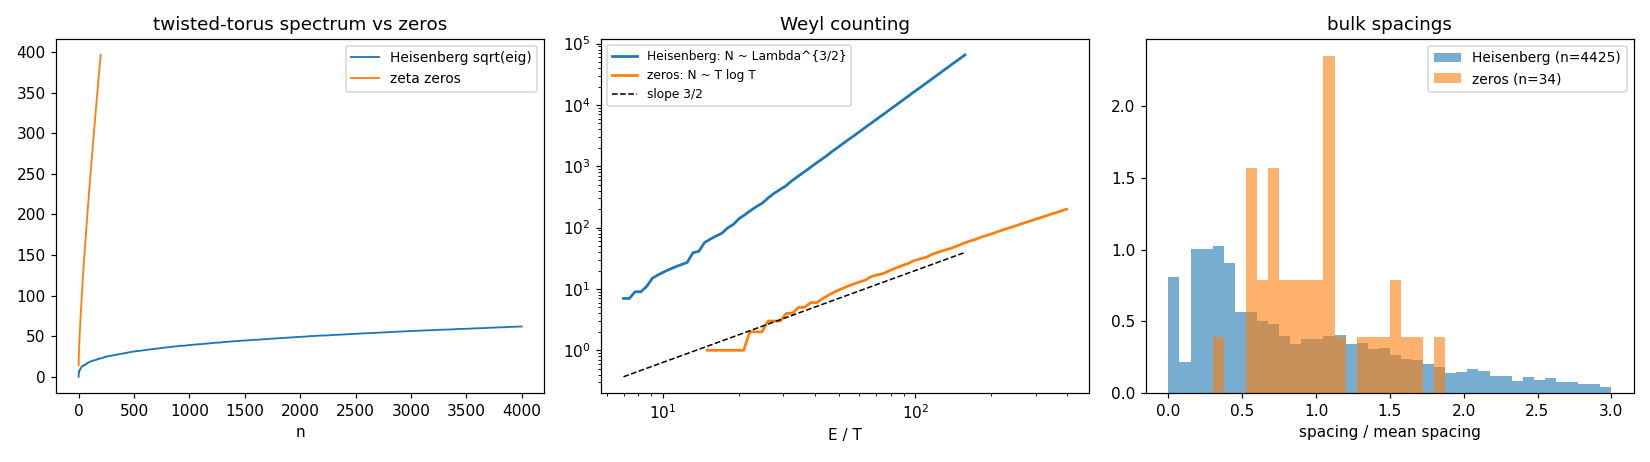

The script that saved this image:
#!/usr/bin/env python3
"""
Node 12d -- Heisenberg nilmanifold (twisted torus) Laplacian probe.

M = Gamma \\ H_3, standard left-invariant metric. EXACT spectrum from
representation theory (Schrodinger reps pi_h, h in Z\\{0}, mult |h|):
  torus part : 4 pi^2 (m^2+n^2),            (m,n) in Z^2
  non-abelian: (2 pi h)^2 + 2 pi |h| (2k+1), h != 0, k >= 0, mult |h|
(the oscillator term is the harmonic oscillator -d^2/dt^2 + (2pi h)^2 t^2;
the (2pi h)^2 is the central direction).

Compare sqrt-spectrum vs zeta zeros: sequences, Weyl counting, and
nearest-neighbour spacings of distinct eigenvalues in a bulk window
(heuristic unfolding by local mean spacing).

Expectation: negative. Counting is Weyl d=3 (Lambda^{3/2}); spacing is
rigid/oscillator-like, not GUE. The point of the probe: even genuine
theta-function / Weil-representation arithmetic content in a geometric
Laplacian does not produce zero statistics. Arithmetic flavor != zero
spectrum.
"""

import numpy as np, json, time
import mpmath as mp

t0 = time.time()
LMAX = (2*np.pi*25)**2          # eigenvalue ceiling
eigs = []

# torus part: 4 pi^2 (m^2+n^2) <= LMAX
R = int(np.sqrt(LMAX/(4*np.pi**2))) + 1
for m in range(-R, R+1):
    for n in range(-R, R+1):
        v = 4*np.pi**2*(m*m+n*n)
        if v <= LMAX: eigs.append(v)

# non-abelian part
hmax = int(np.sqrt(LMAX)/(2*np.pi))
for h in range(1, hmax+1):
    base = (2*np.pi*h)**2
    if base > LMAX: break
    kmax = int((LMAX - base)/(4*np.pi*h) - 0.5) + 1
    ks = np.arange(0, max(kmax, 0))
    vs = base + 2*np.pi*h*(2*ks+1)
    vs = vs[vs <= LMAX]
    for _ in (1, -1):                       # h and -h, mult |h| each
        eigs.extend(np.repeat(vs, h).tolist())

eigs = np.sort(np.array(eigs))
sq = np.sqrt(eigs)
print(f"eigenvalues (with mult): {len(sq)}, max sqrt = {sq[-1]:.1f}")

# distinct eigenvalues for spacing analysis
uniq = np.unique(np.round(sq, 9))
print(f"distinct: {len(uniq)}")

# zeta zeros
mp.dps = 25
NZ = 200
print(f"computing {NZ} zeros ...", flush=True)
gammas = np.array([float(mp.im(mp.zetazero(j))) for j in range(1, NZ+1)])
print(f"  gamma_200 = {gammas[-1]:.1f} ({time.time()-t0:.0f}s)")

# --- panels
import matplotlib
matplotlib.use("Agg")
import matplotlib.pyplot as plt
fig, axx = plt.subplots(1, 3, figsize=(15, 4.2))

n = min(4000, len(sq))
axx[0].plot(np.arange(n), sq[:n], lw=1.2, label="Heisenberg sqrt(eig)")
axx[0].plot(np.arange(NZ), gammas, lw=1.2, label="zeta zeros")
axx[0].set_xlabel("n"); axx[0].set_title("twisted-torus spectrum vs zeros")
axx[0].legend(fontsize=9)

E = np.logspace(np.log10(7), np.log10(sq[-1]), 60)
axx[1].loglog(E, [np.sum(sq <= e) for e in E], lw=1.8,
              label="Heisenberg: N ~ Lambda^{3/2}")
Tg = np.logspace(np.log10(15), np.log10(gammas[-1]), 60)
axx[1].loglog(Tg, [np.sum(gammas <= t) for t in Tg], lw=1.8,
              label="zeros: N ~ T log T")
axx[1].loglog(E, 0.02*E**1.5, "k--", lw=1, label="slope 3/2")
axx[1].set_xlabel("E / T"); axx[1].set_title("Weyl counting")
axx[1].legend(fontsize=8)

# spacings in bulk window, normalized by local mean (heuristic)
def norm_spac(x, lo, hi):
    w = x[(x >= lo) & (x <= hi)]
    s = np.diff(w); return s/np.mean(s)
sh = norm_spac(uniq, 60, 140)
sz = norm_spac(gammas, 60, 140)
axx[2].hist(sh, bins=40, range=(0, 3), alpha=0.6, density=True,
            label=f"Heisenberg (n={len(sh)})")
axx[2].hist(sz, bins=40, range=(0, 3), alpha=0.6, density=True,
            label=f"zeros (n={len(sz)})")
axx[2].set_xlabel("spacing / mean spacing"); axx[2].set_title("bulk spacings")
axx[2].legend(fontsize=9)

fig.tight_layout()
fig.savefig("heisenberg_probe.png", dpi=110)
print("figure -> heisenberg_probe.png")

with open("heisenberg_probe.json", "w") as f:
    json.dump({"n_with_mult": int(len(sq)), "n_distinct": int(len(uniq)),
               "n_zeros": NZ,
               "heis_first6_sqrt": [float(x) for x in sq[:6]],
               "gamma_first6": [float(x) for x in gammas[:6]]}, f, indent=1)
